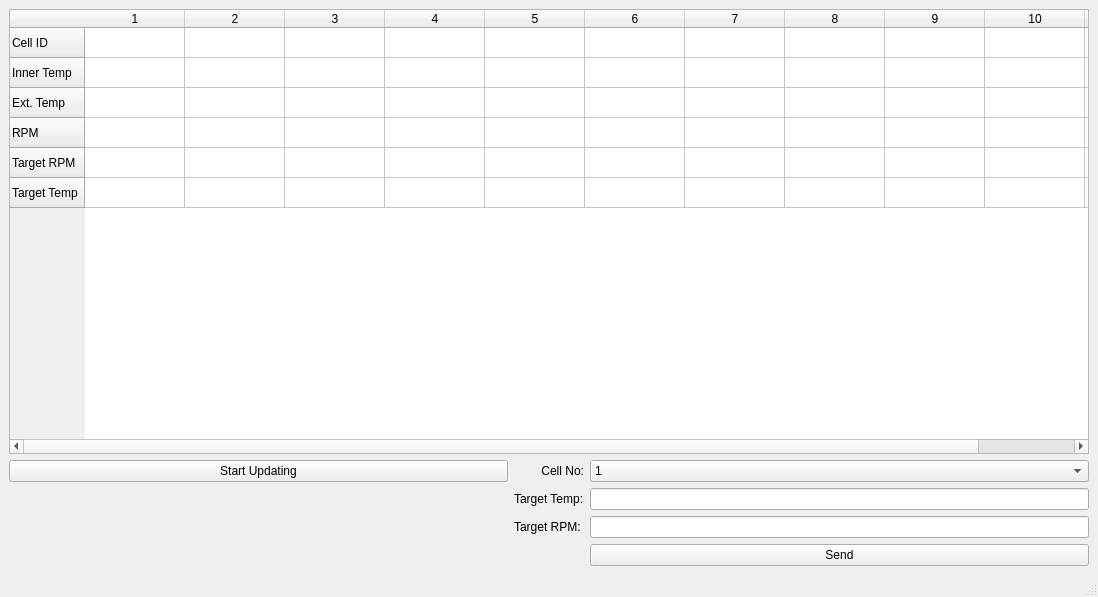
<?xml version="1.0" encoding="UTF-8"?>
<ui version="4.0">
 <class>MainWindow</class>
 <widget class="QMainWindow" name="MainWindow">
  <property name="geometry">
   <rect>
    <x>0</x>
    <y>0</y>
    <width>1098</width>
    <height>597</height>
   </rect>
  </property>
  <property name="windowTitle">
   <string>MainWindow</string>
  </property>
  <widget class="QWidget" name="centralwidget">
   <layout class="QGridLayout" name="gridLayout">
    <item row="3" column="1">
     <widget class="QLabel" name="label_2">
      <property name="text">
       <string>Target Temp:</string>
      </property>
     </widget>
    </item>
    <item row="0" column="0" colspan="3">
     <widget class="QTableWidget" name="tableWidget">
      <row>
       <property name="text">
        <string>Cell ID</string>
       </property>
      </row>
      <row>
       <property name="text">
        <string>Inner Temp</string>
       </property>
      </row>
      <row>
       <property name="text">
        <string>Ext. Temp</string>
       </property>
      </row>
      <row>
       <property name="text">
        <string>RPM</string>
       </property>
      </row>
      <row>
       <property name="text">
        <string>Target RPM</string>
       </property>
      </row>
      <row>
       <property name="text">
        <string>Target Temp</string>
       </property>
      </row>
      <column/>
      <column/>
      <column/>
      <column/>
      <column/>
      <column/>
      <column/>
      <column/>
      <column/>
      <column/>
      <column/>
     </widget>
    </item>
    <item row="3" column="0">
     <spacer name="horizontalSpacer">
      <property name="orientation">
       <enum>Qt::Horizontal</enum>
      </property>
      <property name="sizeHint" stdset="0">
       <size>
        <width>40</width>
        <height>20</height>
       </size>
      </property>
     </spacer>
    </item>
    <item row="3" column="2">
     <widget class="QLineEdit" name="targetTempLineEdit"/>
    </item>
    <item row="4" column="1">
     <widget class="QLabel" name="label_3">
      <property name="text">
       <string>Target RPM:</string>
      </property>
     </widget>
    </item>
    <item row="2" column="0">
     <widget class="QPushButton" name="startUpdateButton">
      <property name="text">
       <string>Start Updating</string>
      </property>
     </widget>
    </item>
    <item row="4" column="2">
     <widget class="QLineEdit" name="targetRPMLineEdit"/>
    </item>
    <item row="2" column="1">
     <widget class="QLabel" name="label">
      <property name="text">
       <string>Cell No:</string>
      </property>
      <property name="alignment">
       <set>Qt::AlignRight|Qt::AlignTrailing|Qt::AlignVCenter</set>
      </property>
     </widget>
    </item>
    <item row="2" column="2">
     <widget class="QComboBox" name="cellNoComboBox">
      <item>
       <property name="text">
        <string>1</string>
       </property>
      </item>
      <item>
       <property name="text">
        <string>2</string>
       </property>
      </item>
      <item>
       <property name="text">
        <string>3</string>
       </property>
      </item>
      <item>
       <property name="text">
        <string>4</string>
       </property>
      </item>
      <item>
       <property name="text">
        <string>5</string>
       </property>
      </item>
      <item>
       <property name="text">
        <string>6</string>
       </property>
      </item>
      <item>
       <property name="text">
        <string>7</string>
       </property>
      </item>
      <item>
       <property name="text">
        <string>8</string>
       </property>
      </item>
      <item>
       <property name="text">
        <string>9</string>
       </property>
      </item>
      <item>
       <property name="text">
        <string>10</string>
       </property>
      </item>
     </widget>
    </item>
    <item row="5" column="2">
     <widget class="QPushButton" name="senPushButton">
      <property name="text">
       <string>Send</string>
      </property>
     </widget>
    </item>
   </layout>
  </widget>
  <widget class="QStatusBar" name="statusbar"/>
 </widget>
 <resources/>
 <connections/>
</ui>
